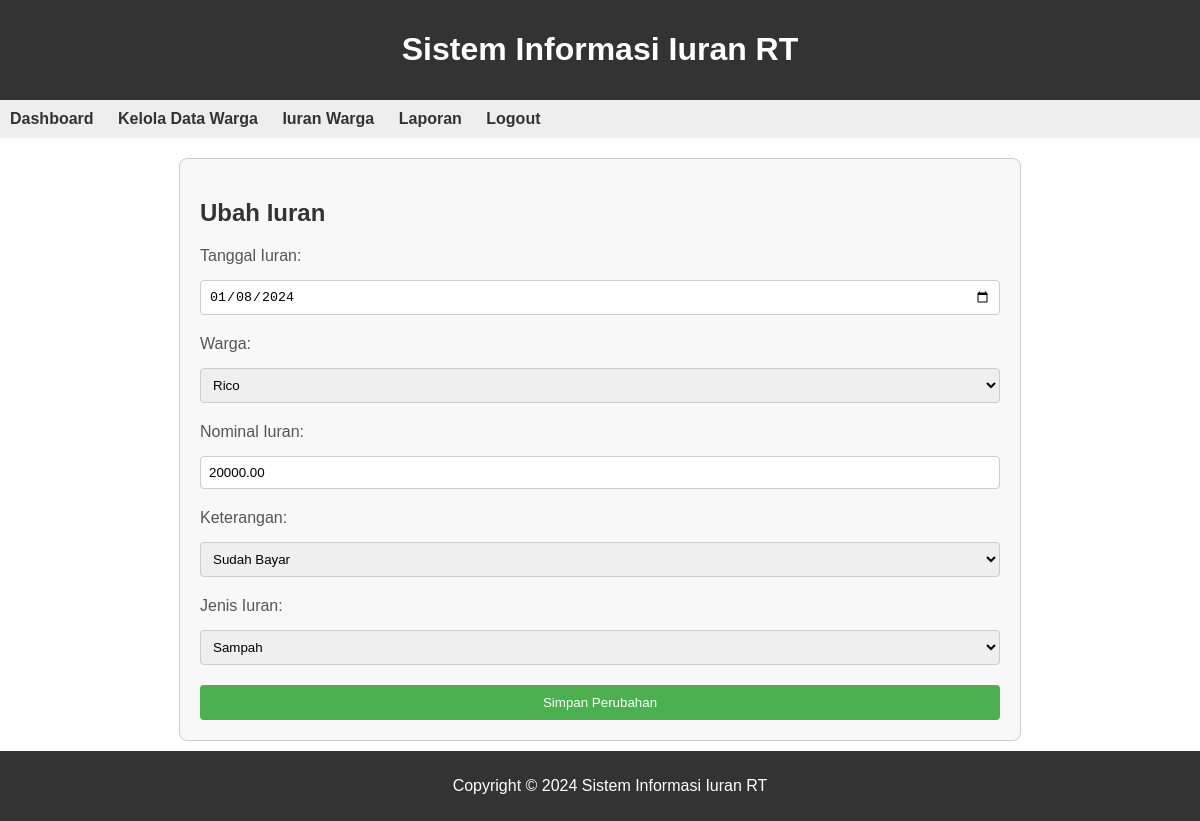
The page /ubah_iuran.php?id=3 on the database its author committed.
### tables this page shows
CREATE TABLE `iuran` (
  `id` int(11) NOT NULL,
  `tanggal` date DEFAULT NULL,
  `warga_id` int(11) NOT NULL,
  `nominal` decimal(10,2) DEFAULT NULL,
  `keterangan` tinytext DEFAULT NULL,
  `jenis_iuran` tinyint(1) DEFAULT NULL
);

### ubah_iuran.php (the view, shortened to what this page needs)
<?php
$koneksi = new mysqli("localhost", "root", "", "db_kas_rt");
$id_iuran_to_edit = $_GET["id"];
$sql_select_iuran_to_edit = "SELECT * FROM iuran WHERE id = $id_iuran_to_edit";
$result_iuran_to_edit = $koneksi->query($sql_select_iuran_to_edit);
if ($result_iuran_to_edit->num_rows > 0) {
    $row_iuran_to_edit = $result_iuran_to_edit->fetch_assoc();
    $tanggal_iuran = $row_iuran_to_edit["tanggal"];
    $warga_id = $row_iuran_to_edit["warga_id"];
    $nominal_iuran = $row_iuran_to_edit["nominal"];
    $keterangan_iuran = $row_iuran_to_edit["keterangan"];
    $jenis_iuran = $row_iuran_to_edit["jenis_iuran"];
} else {
    echo "Data iuran tidak ditemukan.";
    exit();
}
?>
<!DOCTYPE html>
<html lang="en">
<head>
    <link rel="stylesheet" href="css\ubah_iuran.css">
</head>
<body>
    <header>
        <h1>Sistem Informasi Iuran RT</h1>
    </header>
    <nav>
        <ul>
            <li><a href="index.php">Dashboard</a></li>
            <li><a href="kelola_warga.php">Kelola Data Warga</a></li>
            <li><a href="transaksi_iuran.php">Iuran Warga</a></li>
            <li><a href="laporan_transaksi.php">Laporan</a></li>
            <li><a href="logout.php">Logout</a></li>
        </ul>
    </nav>
    <main>
        <section class="ubah-iuran">
            <h2>Ubah Iuran</h2>
<form method="POST" action="proses_ubah_iuran.php">
    <label for="tanggal_iuran">Tanggal Iuran:</label>
    <input type="date" name="tanggal_iuran" value="<?php echo $tanggal_iuran; ?>" required>
    <label for="warga_id">Warga:</label>
    <select name="warga_id" required>
        <?php
        $koneksi = new mysqli("localhost", "root", "", "db_kas_rt");
        $sql_select_warga = "SELECT id, nama FROM warga";
        $result_warga = $koneksi->query($sql_select_warga);
        if ($result_warga->num_rows > 0) {
            while ($row_warga = $result_warga->fetch_assoc()) {
                $selected = ($row_warga["id"] == $warga_id) ? "selected" : "";
                echo "<option value='" . $row_warga["id"] . "' $selected>" . $row_warga["nama"] . "</option>";
            }
        } else {
            echo "<option value='' disabled selected>Tidak ada data warga</option>";
        }
        ?>
    </select>
    <label for="nominal_iuran">Nominal Iuran:</label>
    <input type="number" name="nominal_iuran" step="0.01" value="<?php echo $nominal_iuran; ?>" required>
    <label for="keterangan_iuran">Keterangan:</label>
    <select name="keterangan_iuran" required>
        <option value="1" <?php if ($keterangan_iuran == "Sudah Bayar") echo "selected"; ?>>Sudah Bayar</option>
    </select>
    <label for="jenis_iuran">Jenis Iuran:</label>
    <select name="jenis_iuran" required>
        <option value="2" <?php if ($jenis_iuran == 2) echo "selected"; ?>>Sampah</option>
    </select>
    <button type="submit" name="simpan_ubahan_iuran">Simpan Perubahan</button>
</form>
        </section>
    </main>
    <footer>
        <p>Copyright &copy; 2024 Sistem Informasi Iuran RT</p>
    </footer>
</body>
</html>

### css/ubah_iuran.css (style rules this page uses)
body { font-family: Arial, sans-serif; margin: 0; padding: 0; }
header { background-color: #333; color: #fff; text-align: center; padding: 10px; }
nav { background-color: #eee; padding: 10px; }
nav ul { list-style: none; margin: 0; padding: 0; }
nav ul li { display: inline-block; margin-right: 20px; }
nav a { text-decoration: none; color: #333; font-weight: bold; font-size: 16px; }
main { max-width: 800px; margin-bottom: 80px; margin-top: 20px; margin-left: auto; margin-right: auto; padding: 20px; background-color: #f8f8f8; border: 1px solid #ccc; border-radius: 8px; }
footer { background-color: #333; color: #fff; text-align: center; padding: 10px; position: fixed; bottom: 0; width: 100%; }
h2 { color: #333; }
form { display: grid; grid-gap: 10px; margin-top: 20px; }
label { display: block; margin-bottom: 5px; color: #555; }
input, select, textarea { width: 100%; padding: 8px; box-sizing: border-box; margin-bottom: 10px; border: 1px solid #ccc; border-radius: 4px; }
button { background-color: #4caf50; color: #fff; padding: 10px 15px; border: none; border-radius: 4px; cursor: pointer; }

### rows shown on the page
iuran: tanggal_iuran "01/08/2024", nominal_iuran "20000.00", keterangan_iuran "Sudah Bayar", jenis_iuran "Sampah"

### other values the page prints
form field warga_id "Rico"
